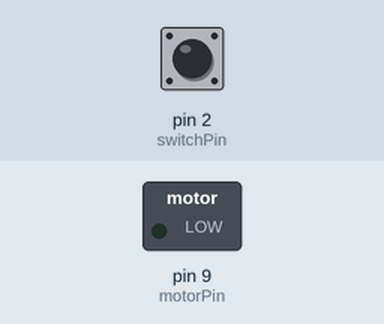
This sketch was run on a simulated Arduino Uno, built with avr-gcc and run on an emulated ATmega328P. Shown: switched loads named in the sketch (green lamp = pin HIGH). The inputs (shaded band) are chosen by the test bench; at power-on: pin 2 (switchPin) LOW.

Above: at 1.2 s.
1.3 s: pin 2 (switchPin) pulled HIGH for 0.15 s
At 1.37 s:
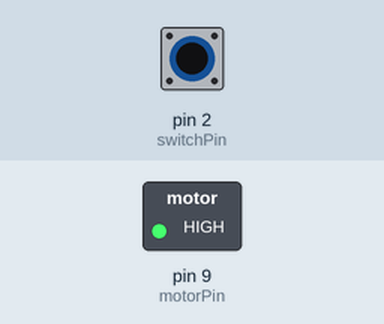
2.9 s: pin 2 (switchPin) pulled HIGH for 3.2 s
At 7.4 s:
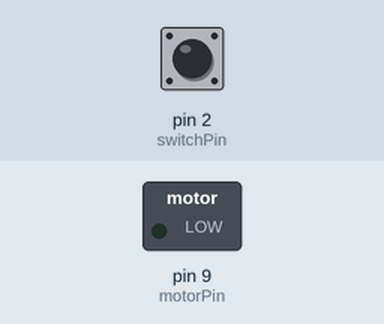
Timing chart, 0 to 8.9 s (numbered marks = the images above; inputs shaded):
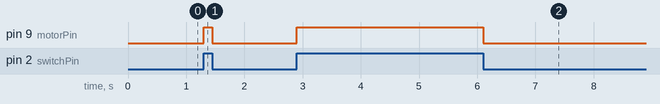

Measured:
- after the input at 1.3 s, pin 9 (motorPin): LOW → HIGH at once, → LOW 0.15 s later
- after the input at 2.9 s, pin 9 (motorPin): LOW → HIGH at once, → LOW 3.2 s later

The sketch:

Project-9_Motorized_Pinwheel.ino
```cpp
int switchState = 0;
int switchPin = 2;
int motorPin = 9;


void setup() {

  pinMode(switchPin, INPUT);
  pinMode(motorPin, OUTPUT);

}

void loop() {

  switchState = digitalRead(switchPin);

  if (switchState == HIGH) {

    digitalWrite(motorPin, HIGH);

  }
  else if (switchState == LOW) {

    digitalWrite(motorPin, LOW);
  }


}
```
